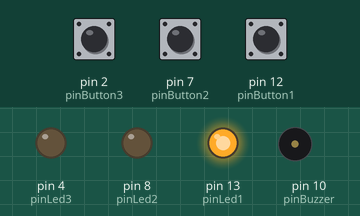
A sketch run on a simulated Arduino Uno, built with avr-gcc and run on an emulated ATmega328P. On the bench: output pins drawn as LEDs (lit = HIGH), buzzer (waves = sounding). Inputs (shaded band) come from the test bench; at power-on: pin 2 (pinButton3) HIGH, pin 7 (pinButton2) HIGH, pin 12 (pinButton1) HIGH.

Above: at 1.2 s.
1.3 s: pin 2 (pinButton3) pulled LOW for 0.15 s
At 2.1 s:
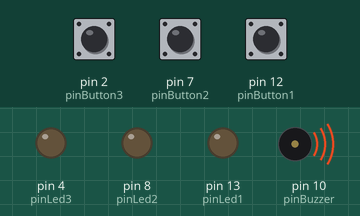
4.4 s: pin 7 (pinButton2) pulled LOW for 0.15 s
At 7.2 s:
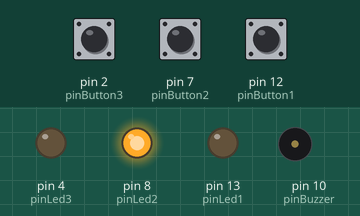
7.5 s: pin 2 (pinButton3) pulled LOW for 1 s
At 9.8 s:
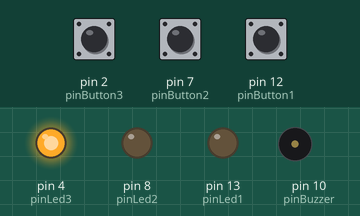
10.9 s: pin 12 (pinButton1) pulled LOW for 0.15 s
At 12.6 s:
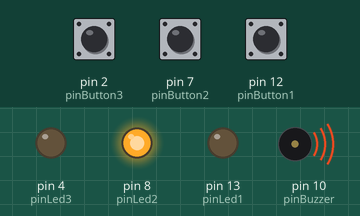
14.0 s: pin 2 (pinButton3) pulled LOW for 3.2 s
At 17.8 s:
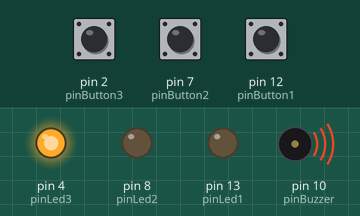
19.5 s: pin 12 (pinButton1) pulled LOW for 1 s
At 23.2 s:
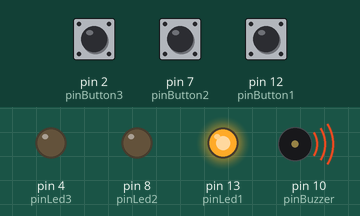
Timing chart, 0 to 24.5 s (numbered marks = the images above; inputs shaded):
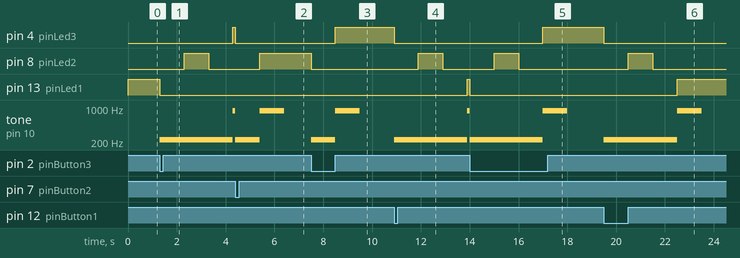

The sketch:

Homework2.ino
```cpp
const int pinLed1 = 13;
const int pinButton1 = 12;
const int pinLed2 = 8;
const int pinButton2 = 7;
const int pinLed3 = 4;
const int pinButton3 = 2;
const int pinLed4 = 11;


byte buttonState1 = HIGH;
byte ledState1 = HIGH;
byte lastButtonState1 = HIGH;
unsigned long lastDebounceTime1 = 0;
unsigned long debounceDelay = 10;

byte buttonState2 = HIGH;
byte ledState2 = LOW;
byte lastButtonState2 = HIGH;
unsigned long lastDebounceTime2 = 0;

byte buttonState3 = HIGH;
byte ledState3 = LOW;
byte lastButtonState3 = HIGH;
unsigned long lastDebounceTime3 = 0;

unsigned long lastLEDChangeTime = 0;
unsigned long ledChangeInterval = 1000;

int target=1;

byte lastLedState1=ledState1;
byte lastLedState2=ledState2;
byte lastLedState3=ledState3;

bool moving = 0;

byte pinBuzzer = 10;
int freqMove = 220;
int freqArrive = 880;
int timeBuzzer = 1000;

unsigned long lastLedFlicker=0;
unsigned long flickerDelay=200;

byte ledState4 = LOW;

void setup() {
  pinMode(pinLed1, OUTPUT);
  pinMode(pinButton1, INPUT_PULLUP);
  pinMode(pinLed2, OUTPUT);
  pinMode(pinButton2, INPUT_PULLUP);
  pinMode(pinLed3, OUTPUT);
  pinMode(pinButton3, INPUT_PULLUP);
  digitalWrite(pinLed1,ledState1);
  digitalWrite(pinLed2,ledState2);
  digitalWrite(pinLed3,ledState3);
  pinMode(pinBuzzer,OUTPUT);
  Serial.begin(9600);
}

void loop() {
  unsigned long currentTime = millis();

  if(currentTime - lastLedFlicker >= flickerDelay)
  {
    ledState4=!ledState4;
    lastLedFlicker = currentTime;
  }
  digitalWrite(pinLed4,ledState4 && moving);
  if (target==1 && ledState1==LOW)
  {
    if(lastLedState2==HIGH)
    {

      ledState2 = LOW;
      digitalWrite(pinLed2, ledState2);
      if(currentTime - lastLEDChangeTime >= ledChangeInterval)
      {
        ledState1 = HIGH;
        digitalWrite(pinLed1, ledState1);
        tone(pinBuzzer,freqArrive,timeBuzzer);
        moving = false;

      }
    }
    if(lastLedState3==HIGH)
    {
      ledState3=LOW;
      digitalWrite(pinLed3,ledState3);
      if(currentTime - lastLEDChangeTime >= ledChangeInterval)
      {
        ledState2 = HIGH;
        digitalWrite(pinLed2, ledState2);

      }
      if(currentTime - lastLEDChangeTime >= 2 * ledChangeInterval)
      {
        lastLEDChangeTime = currentTime;
        lastLedState1 = ledState1;
        lastLedState2 = ledState2;
        lastLedState3 = ledState3;
      }
    }
  }

    if (target==2 && ledState2==LOW)
  {
      ledState1 = LOW;
      digitalWrite(pinLed1, ledState1);
      ledState3 = LOW;
      digitalWrite(pinLed3, ledState3);

      if(currentTime - lastLEDChangeTime >= ledChangeInterval)
      {
        ledState2 = HIGH;
        digitalWrite(pinLed2, ledState2);
        tone(pinBuzzer,freqArrive,timeBuzzer);
        moving = false;
      }
  }

    if (target==3 && ledState3==LOW)
  {
    if(lastLedState2==HIGH)
    {
      ledState2 = LOW;
      digitalWrite(pinLed2, ledState2);
      if(currentTime - lastLEDChangeTime >= ledChangeInterval)
      {
        ledState3 = HIGH;
        digitalWrite(pinLed3, ledState3);
        tone(pinBuzzer,freqArrive,timeBuzzer);
        moving = false;
      }
    }
    if(lastLedState1==HIGH)
    {
      ledState1=LOW;
      digitalWrite(pinLed1,ledState1);
      if(currentTime - lastLEDChangeTime >= ledChangeInterval)
      {
        ledState2 = HIGH;
        digitalWrite(pinLed2, ledState2);

      }
      if(currentTime - lastLEDChangeTime >= 2 * ledChangeInterval)
      {
        lastLEDChangeTime = currentTime;
        lastLedState1 = ledState1;
        lastLedState2 = ledState2;
        lastLedState3 = ledState3;
      }
    }
  }
  if(ledState1 != 0 || ledState2 != 0 || ledState3!=0)
  {
  if (buttonState1 != lastButtonState1) {
    lastDebounceTime1 = currentTime;
  }

  if (currentTime - lastDebounceTime1 > debounceDelay) {
    buttonState1 = digitalRead(pinButton1);
    if (buttonState1 == LOW && buttonState1 != lastButtonState1 && ledState1 == LOW) {
      target = 1;
      tone(pinBuzzer,freqMove);
      moving = true;
      lastLEDChangeTime = currentTime;
      lastLedState1 = ledState1;
      lastLedState2 = ledState2;
      lastLedState3 = ledState3;
    }
  lastButtonState1 = buttonState1;
  }


  if (buttonState2 != lastButtonState2) {
    lastDebounceTime2 = currentTime;
  }

  if (currentTime - lastDebounceTime2 > debounceDelay) {
    buttonState2 = digitalRead(pinButton2);
    if (buttonState2 == LOW && buttonState2 != lastButtonState2 && ledState2 == LOW) {
      target = 2;
      tone(pinBuzzer,freqMove);
      moving = true;
      lastLEDChangeTime = currentTime;
      lastLedState1 = ledState1;
      lastLedState2 = ledState2;
      lastLedState3 = ledState3;
    }
    lastButtonState2 = buttonState2;
  }


  if (buttonState3 != lastButtonState3) {
    lastDebounceTime3 = currentTime;
  }
  if (currentTime - lastDebounceTime3 > debounceDelay) {
    buttonState3 = digitalRead(pinButton3);
    if (buttonState3 == LOW && buttonState3 != lastButtonState3 && ledState3 == LOW) {
      target = 3;
      tone(pinBuzzer,freqMove);
      moving = true;
      lastLEDChangeTime = currentTime;
      lastLedState1 = ledState1;
      lastLedState2 = ledState2;
      lastLedState3 = ledState3;
    }
  lastButtonState3 = buttonState3;
  }
 }
}
```

Measured:
- after the input at 1.3 s, pin 4 (pinLed3): LOW → HIGH after 3.0 s; pin 8 (pinLed2): LOW → HIGH after 1.0 s, → LOW 1.0 s later; pin 13 (pinLed1): HIGH → LOW at once; tone on pin 10 (pinBuzzer): silent → 220 Hz at once, → 880 Hz 3.0 s later
- after the input at 4.4 s, pin 4 (pinLed3): HIGH → LOW at once; pin 8 (pinLed2): LOW → HIGH after 1.0 s; tone on pin 10 (pinBuzzer): 880 Hz → 220 Hz at once, → 880 Hz 1.0 s later, → silent 1.0 s later
- after the input at 7.5 s, pin 4 (pinLed3): LOW → HIGH after 1.0 s; pin 8 (pinLed2): HIGH → LOW at once; tone on pin 10 (pinBuzzer): silent → 220 Hz at once, → 880 Hz 1.0 s later, → silent 1.0 s later
- after the input at 10.9 s, pin 4 (pinLed3): HIGH → LOW at once; pin 8 (pinLed2): LOW → HIGH after 1.0 s, → LOW 1.0 s later; pin 13 (pinLed1): LOW → HIGH after 3.0 s; tone on pin 10 (pinBuzzer): silent → 220 Hz at once, → 880 Hz 3.0 s later
- after the input at 14.0 s, pin 4 (pinLed3): LOW → HIGH after 3.0 s; pin 8 (pinLed2): LOW → HIGH after 1.0 s, → LOW 1.0 s later; pin 13 (pinLed1): HIGH → LOW at once; tone on pin 10 (pinBuzzer): 880 Hz → 220 Hz at once, → 880 Hz 3.0 s later, → silent 1.0 s later
- after the input at 19.5 s, pin 4 (pinLed3): HIGH → LOW at once; pin 8 (pinLed2): LOW → HIGH after 1.0 s, → LOW 1.0 s later; pin 13 (pinLed1): LOW → HIGH after 3.0 s; tone on pin 10 (pinBuzzer): silent → 220 Hz at once, → 880 Hz 3.0 s later, → silent 1.0 s later
